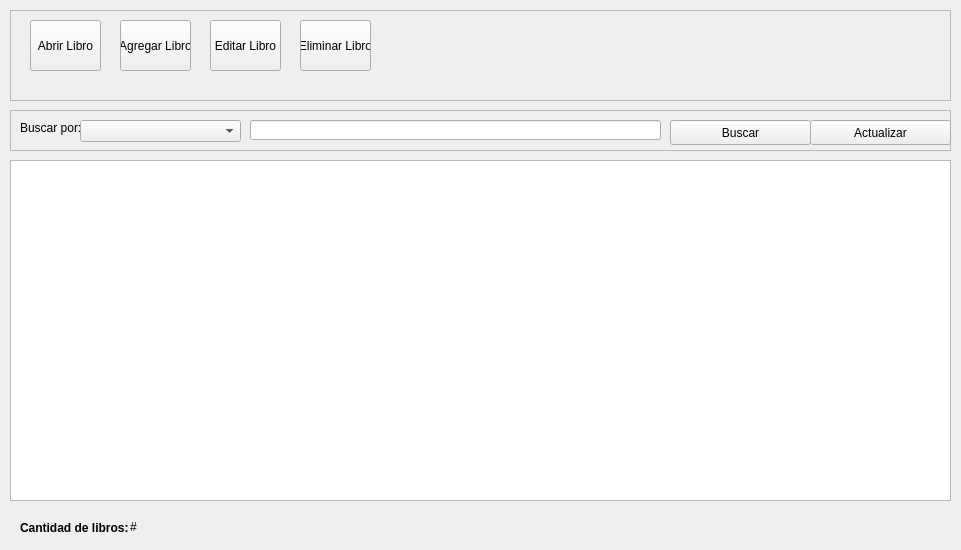
<?xml version="1.0" encoding="UTF-8"?>
<ui version="4.0">
 <class>ListBookForm</class>
 <widget class="QWidget" name="ListBookForm">
  <property name="geometry">
   <rect>
    <x>0</x>
    <y>0</y>
    <width>961</width>
    <height>550</height>
   </rect>
  </property>
  <property name="windowTitle">
   <string>Books List</string>
  </property>
  <widget class="QFrame" name="ButtonsFrame">
   <property name="geometry">
    <rect>
     <x>10</x>
     <y>10</y>
     <width>941</width>
     <height>91</height>
    </rect>
   </property>
   <property name="frameShape">
    <enum>QFrame::StyledPanel</enum>
   </property>
   <property name="frameShadow">
    <enum>QFrame::Raised</enum>
   </property>
   <widget class="QPushButton" name="openBookButton">
    <property name="geometry">
     <rect>
      <x>20</x>
      <y>10</y>
      <width>71</width>
      <height>51</height>
     </rect>
    </property>
    <property name="text">
     <string>Abrir Libro</string>
    </property>
   </widget>
   <widget class="QPushButton" name="newBookButton">
    <property name="geometry">
     <rect>
      <x>110</x>
      <y>10</y>
      <width>71</width>
      <height>51</height>
     </rect>
    </property>
    <property name="text">
     <string>Agregar Libro</string>
    </property>
   </widget>
   <widget class="QPushButton" name="editBookButton">
    <property name="geometry">
     <rect>
      <x>200</x>
      <y>10</y>
      <width>71</width>
      <height>51</height>
     </rect>
    </property>
    <property name="text">
     <string>Editar Libro</string>
    </property>
   </widget>
   <widget class="QPushButton" name="deleteBookButton">
    <property name="geometry">
     <rect>
      <x>290</x>
      <y>10</y>
      <width>71</width>
      <height>51</height>
     </rect>
    </property>
    <property name="text">
     <string>Eliminar Libro</string>
    </property>
   </widget>
  </widget>
  <widget class="QFrame" name="frame">
   <property name="geometry">
    <rect>
     <x>10</x>
     <y>110</y>
     <width>941</width>
     <height>41</height>
    </rect>
   </property>
   <property name="frameShape">
    <enum>QFrame::StyledPanel</enum>
   </property>
   <property name="frameShadow">
    <enum>QFrame::Raised</enum>
   </property>
   <widget class="QLabel" name="label">
    <property name="geometry">
     <rect>
      <x>10</x>
      <y>10</y>
      <width>71</width>
      <height>16</height>
     </rect>
    </property>
    <property name="text">
     <string>Buscar por:</string>
    </property>
   </widget>
   <widget class="QComboBox" name="searchByComboBox">
    <property name="geometry">
     <rect>
      <x>70</x>
      <y>10</y>
      <width>161</width>
      <height>22</height>
     </rect>
    </property>
   </widget>
   <widget class="QLineEdit" name="parameterLineEdit">
    <property name="geometry">
     <rect>
      <x>240</x>
      <y>10</y>
      <width>411</width>
      <height>20</height>
     </rect>
    </property>
   </widget>
   <widget class="QPushButton" name="searchButton">
    <property name="geometry">
     <rect>
      <x>660</x>
      <y>10</y>
      <width>141</width>
      <height>25</height>
     </rect>
    </property>
    <property name="text">
     <string>Buscar</string>
    </property>
   </widget>
   <widget class="QPushButton" name="refreshButton">
    <property name="geometry">
     <rect>
      <x>800</x>
      <y>10</y>
      <width>141</width>
      <height>25</height>
     </rect>
    </property>
    <property name="text">
     <string>Actualizar</string>
    </property>
   </widget>
  </widget>
  <widget class="QTableWidget" name="listBooksTable">
   <property name="geometry">
    <rect>
     <x>10</x>
     <y>160</y>
     <width>941</width>
     <height>341</height>
    </rect>
   </property>
  </widget>
  <widget class="QLabel" name="label_2">
   <property name="geometry">
    <rect>
     <x>20</x>
     <y>520</y>
     <width>111</width>
     <height>16</height>
    </rect>
   </property>
   <property name="text">
    <string>&lt;html&gt;&lt;head/&gt;&lt;body&gt;&lt;p&gt;&lt;span style=&quot; font-weight:600;&quot;&gt;Cantidad de libros:&lt;/span&gt;&lt;/p&gt;&lt;/body&gt;&lt;/html&gt;</string>
   </property>
  </widget>
  <widget class="QLabel" name="booksQtyLabel">
   <property name="geometry">
    <rect>
     <x>130</x>
     <y>520</y>
     <width>47</width>
     <height>13</height>
    </rect>
   </property>
   <property name="text">
    <string>#</string>
   </property>
  </widget>
 </widget>
 <resources/>
 <connections/>
</ui>
